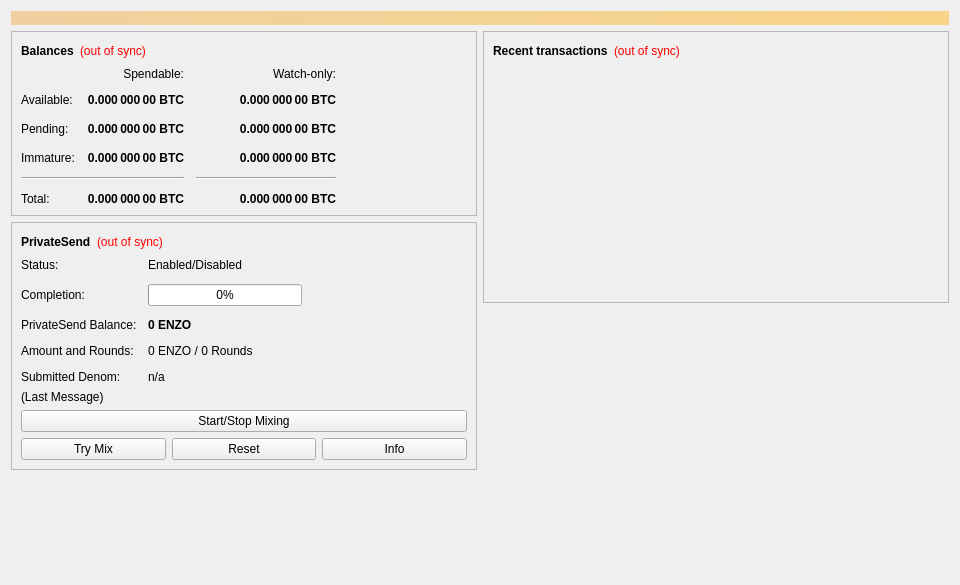
<?xml version="1.0" encoding="UTF-8"?>
<ui version="4.0">
 <class>OverviewPage</class>
 <widget class="QWidget" name="OverviewPage">
  <property name="geometry">
   <rect>
    <x>0</x>
    <y>0</y>
    <width>960</width>
    <height>585</height>
   </rect>
  </property>
  <property name="minimumSize">
   <size>
    <width>960</width>
    <height>0</height>
   </size>
  </property>
  <property name="windowTitle">
   <string>Form</string>
  </property>
  <layout class="QVBoxLayout" name="topLayout">
   <item>
    <widget class="QLabel" name="labelAlerts">
     <property name="visible">
      <bool>false</bool>
     </property>
     <property name="styleSheet">
      <string notr="true">background-color: qlineargradient(x1: 0, y1: 0, x2: 1, y2: 0, stop:0 #F0D0A0, stop:1 #F8D488); color:#000000;</string>
     </property>
     <property name="wordWrap">
      <bool>true</bool>
     </property>
     <property name="margin">
      <number>3</number>
     </property>
    </widget>
   </item>
   <item>
    <layout class="QHBoxLayout" name="horizontalLayout" stretch="1,1">
     <item>
      <layout class="QVBoxLayout" name="verticalLayout_2">
       <item>
        <widget class="QFrame" name="frame">
         <property name="frameShape">
          <enum>QFrame::StyledPanel</enum>
         </property>
         <property name="frameShadow">
          <enum>QFrame::Raised</enum>
         </property>
         <layout class="QVBoxLayout" name="verticalLayout_4">
          <item>
           <layout class="QHBoxLayout" name="horizontalLayout_4">
            <item>
             <widget class="QLabel" name="label_5">
              <property name="font">
               <font>
                <weight>75</weight>
                <bold>true</bold>
               </font>
              </property>
              <property name="text">
               <string>Balances</string>
              </property>
             </widget>
            </item>
            <item>
             <widget class="QLabel" name="labelWalletStatus">
              <property name="toolTip">
               <string>The displayed information may be out of date. Your wallet automatically synchronizes with the Zeone network after a connection is established, but this process has not completed yet.</string>
              </property>
              <property name="styleSheet">
               <string notr="true">QLabel { color: red; }</string>
              </property>
              <property name="text">
               <string notr="true">(out of sync)</string>
              </property>
              <property name="alignment">
               <set>Qt::AlignLeading|Qt::AlignLeft|Qt::AlignVCenter</set>
              </property>
             </widget>
            </item>
            <item>
             <spacer name="horizontalSpacer_3">
              <property name="orientation">
               <enum>Qt::Horizontal</enum>
              </property>
              <property name="sizeHint" stdset="0">
               <size>
                <width>40</width>
                <height>20</height>
               </size>
              </property>
             </spacer>
            </item>
           </layout>
          </item>
          <item>
           <layout class="QGridLayout" name="gridLayout">
            <property name="spacing">
             <number>12</number>
            </property>
            <item row="2" column="2">
             <widget class="QLabel" name="labelWatchPending">
              <property name="font">
               <font>
                <weight>75</weight>
                <bold>true</bold>
               </font>
              </property>
              <property name="cursor">
               <cursorShape>IBeamCursor</cursorShape>
              </property>
              <property name="toolTip">
               <string>Unconfirmed transactions to watch-only addresses</string>
              </property>
              <property name="text">
               <string notr="true">0.000 000 00 BTC</string>
              </property>
              <property name="alignment">
               <set>Qt::AlignRight|Qt::AlignTrailing|Qt::AlignVCenter</set>
              </property>
              <property name="textInteractionFlags">
               <set>Qt::LinksAccessibleByMouse|Qt::TextSelectableByKeyboard|Qt::TextSelectableByMouse</set>
              </property>
             </widget>
            </item>
            <item row="2" column="1">
             <widget class="QLabel" name="labelUnconfirmed">
              <property name="font">
               <font>
                <weight>75</weight>
                <bold>true</bold>
               </font>
              </property>
              <property name="cursor">
               <cursorShape>IBeamCursor</cursorShape>
              </property>
              <property name="toolTip">
               <string>Total of transactions that have yet to be confirmed, and do not yet count toward the spendable balance</string>
              </property>
              <property name="text">
               <string notr="true">0.000 000 00 BTC</string>
              </property>
              <property name="alignment">
               <set>Qt::AlignRight|Qt::AlignTrailing|Qt::AlignVCenter</set>
              </property>
              <property name="textInteractionFlags">
               <set>Qt::LinksAccessibleByMouse|Qt::TextSelectableByKeyboard|Qt::TextSelectableByMouse</set>
              </property>
             </widget>
            </item>
            <item row="3" column="2">
             <widget class="QLabel" name="labelWatchImmature">
              <property name="font">
               <font>
                <weight>75</weight>
                <bold>true</bold>
               </font>
              </property>
              <property name="cursor">
               <cursorShape>IBeamCursor</cursorShape>
              </property>
              <property name="toolTip">
               <string>Mined balance in watch-only addresses that has not yet matured</string>
              </property>
              <property name="text">
               <string notr="true">0.000 000 00 BTC</string>
              </property>
              <property name="alignment">
               <set>Qt::AlignRight|Qt::AlignTrailing|Qt::AlignVCenter</set>
              </property>
              <property name="textInteractionFlags">
               <set>Qt::LinksAccessibleByMouse|Qt::TextSelectableByKeyboard|Qt::TextSelectableByMouse</set>
              </property>
             </widget>
            </item>
            <item row="4" column="0" colspan="2">
             <widget class="Line" name="lineSpendableBalance">
              <property name="orientation">
               <enum>Qt::Horizontal</enum>
              </property>
             </widget>
            </item>
            <item row="4" column="2">
             <widget class="Line" name="lineWatchBalance">
              <property name="sizePolicy">
               <sizepolicy hsizetype="Preferred" vsizetype="Fixed">
                <horstretch>0</horstretch>
                <verstretch>0</verstretch>
               </sizepolicy>
              </property>
              <property name="minimumSize">
               <size>
                <width>140</width>
                <height>0</height>
               </size>
              </property>
              <property name="orientation">
               <enum>Qt::Horizontal</enum>
              </property>
             </widget>
            </item>
            <item row="5" column="0">
             <widget class="QLabel" name="labelTotalText">
              <property name="text">
               <string>Total:</string>
              </property>
             </widget>
            </item>
            <item row="3" column="1">
             <widget class="QLabel" name="labelImmature">
              <property name="font">
               <font>
                <weight>75</weight>
                <bold>true</bold>
               </font>
              </property>
              <property name="cursor">
               <cursorShape>IBeamCursor</cursorShape>
              </property>
              <property name="toolTip">
               <string>Mined balance that has not yet matured</string>
              </property>
              <property name="text">
               <string notr="true">0.000 000 00 BTC</string>
              </property>
              <property name="alignment">
               <set>Qt::AlignRight|Qt::AlignTrailing|Qt::AlignVCenter</set>
              </property>
              <property name="textInteractionFlags">
               <set>Qt::LinksAccessibleByMouse|Qt::TextSelectableByKeyboard|Qt::TextSelectableByMouse</set>
              </property>
             </widget>
            </item>
            <item row="2" column="3">
             <spacer name="horizontalSpacer_2">
              <property name="orientation">
               <enum>Qt::Horizontal</enum>
              </property>
              <property name="sizeHint" stdset="0">
               <size>
                <width>40</width>
                <height>20</height>
               </size>
              </property>
             </spacer>
            </item>
            <item row="3" column="0">
             <widget class="QLabel" name="labelImmatureText">
              <property name="text">
               <string>Immature:</string>
              </property>
             </widget>
            </item>
            <item row="5" column="1">
             <widget class="QLabel" name="labelTotal">
              <property name="font">
               <font>
                <weight>75</weight>
                <bold>true</bold>
               </font>
              </property>
              <property name="cursor">
               <cursorShape>IBeamCursor</cursorShape>
              </property>
              <property name="toolTip">
               <string>Your current total balance</string>
              </property>
              <property name="text">
               <string notr="true">0.000 000 00 BTC</string>
              </property>
              <property name="alignment">
               <set>Qt::AlignRight|Qt::AlignTrailing|Qt::AlignVCenter</set>
              </property>
              <property name="textInteractionFlags">
               <set>Qt::LinksAccessibleByMouse|Qt::TextSelectableByKeyboard|Qt::TextSelectableByMouse</set>
              </property>
             </widget>
            </item>
            <item row="5" column="2">
             <widget class="QLabel" name="labelWatchTotal">
              <property name="font">
               <font>
                <weight>75</weight>
                <bold>true</bold>
               </font>
              </property>
              <property name="cursor">
               <cursorShape>IBeamCursor</cursorShape>
              </property>
              <property name="toolTip">
               <string>Current total balance in watch-only addresses</string>
              </property>
              <property name="text">
               <string notr="true">0.000 000 00 BTC</string>
              </property>
              <property name="alignment">
               <set>Qt::AlignRight|Qt::AlignTrailing|Qt::AlignVCenter</set>
              </property>
              <property name="textInteractionFlags">
               <set>Qt::LinksAccessibleByMouse|Qt::TextSelectableByKeyboard|Qt::TextSelectableByMouse</set>
              </property>
             </widget>
            </item>
            <item row="0" column="2">
             <widget class="QLabel" name="labelWatchonly">
              <property name="text">
               <string>Watch-only:</string>
              </property>
              <property name="alignment">
               <set>Qt::AlignRight|Qt::AlignTrailing|Qt::AlignVCenter</set>
              </property>
             </widget>
            </item>
            <item row="1" column="0">
             <widget class="QLabel" name="labelBalanceText">
              <property name="text">
               <string>Available:</string>
              </property>
             </widget>
            </item>
            <item row="1" column="1">
             <widget class="QLabel" name="labelBalance">
              <property name="font">
               <font>
                <weight>75</weight>
                <bold>true</bold>
               </font>
              </property>
              <property name="cursor">
               <cursorShape>IBeamCursor</cursorShape>
              </property>
              <property name="toolTip">
               <string>Your current spendable balance</string>
              </property>
              <property name="text">
               <string notr="true">0.000 000 00 BTC</string>
              </property>
              <property name="alignment">
               <set>Qt::AlignRight|Qt::AlignTrailing|Qt::AlignVCenter</set>
              </property>
              <property name="textInteractionFlags">
               <set>Qt::LinksAccessibleByMouse|Qt::TextSelectableByKeyboard|Qt::TextSelectableByMouse</set>
              </property>
             </widget>
            </item>
            <item row="1" column="2">
             <widget class="QLabel" name="labelWatchAvailable">
              <property name="font">
               <font>
                <weight>75</weight>
                <bold>true</bold>
               </font>
              </property>
              <property name="cursor">
               <cursorShape>IBeamCursor</cursorShape>
              </property>
              <property name="toolTip">
               <string>Your current balance in watch-only addresses</string>
              </property>
              <property name="text">
               <string notr="true">0.000 000 00 BTC</string>
              </property>
              <property name="alignment">
               <set>Qt::AlignRight|Qt::AlignTrailing|Qt::AlignVCenter</set>
              </property>
              <property name="textInteractionFlags">
               <set>Qt::LinksAccessibleByMouse|Qt::TextSelectableByKeyboard|Qt::TextSelectableByMouse</set>
              </property>
             </widget>
            </item>
            <item row="2" column="0">
             <widget class="QLabel" name="labelPendingText">
              <property name="text">
               <string>Pending:</string>
              </property>
             </widget>
            </item>
            <item row="0" column="1">
             <widget class="QLabel" name="labelSpendable">
              <property name="text">
               <string>Spendable:</string>
              </property>
              <property name="alignment">
               <set>Qt::AlignRight|Qt::AlignTrailing|Qt::AlignVCenter</set>
              </property>
             </widget>
            </item>
           </layout>
          </item>
         </layout>
        </widget>
       </item>
       <item>
        <widget class="QFrame" name="framePrivateSend">
         <property name="layoutDirection">
          <enum>Qt::LeftToRight</enum>
         </property>
         <property name="frameShape">
          <enum>QFrame::StyledPanel</enum>
         </property>
         <property name="frameShadow">
          <enum>QFrame::Raised</enum>
         </property>
         <layout class="QVBoxLayout" name="VerticalLayout_PS1">
          <item>
           <layout class="QHBoxLayout" name="horizontalLayout_5">
            <item>
             <widget class="QLabel" name="labelPrivateSendHeader">
              <property name="font">
               <font>
                <weight>75</weight>
                <bold>true</bold>
               </font>
              </property>
              <property name="text">
               <string>PrivateSend</string>
              </property>
             </widget>
            </item>
            <item>
             <widget class="QLabel" name="labelPrivateSendSyncStatus">
              <property name="toolTip">
               <string>The displayed information may be out of date. Your wallet automatically synchronizes with the Zeone network after a connection is established, but this process has not completed yet.</string>
              </property>
              <property name="styleSheet">
               <string notr="true">QLabel { color: red; }</string>
              </property>
              <property name="text">
               <string notr="true">(out of sync)</string>
              </property>
              <property name="alignment">
               <set>Qt::AlignLeading|Qt::AlignLeft|Qt::AlignVCenter</set>
              </property>
             </widget>
            </item>
            <item>
             <spacer name="horizontalSpacer_4">
              <property name="orientation">
               <enum>Qt::Horizontal</enum>
              </property>
              <property name="sizeHint" stdset="0">
               <size>
                <width>40</width>
                <height>20</height>
               </size>
              </property>
             </spacer>
            </item>
           </layout>
          </item>
          <item>
           <layout class="QFormLayout" name="privateSendFormLayout">
            <property name="fieldGrowthPolicy">
             <enum>QFormLayout::AllNonFixedFieldsGrow</enum>
            </property>
            <property name="horizontalSpacing">
             <number>11</number>
            </property>
            <property name="verticalSpacing">
             <number>12</number>
            </property>
            <item row="0" column="0">
             <widget class="QLabel" name="labelPrivateSendEnabledText">
              <property name="text">
               <string>Status:</string>
              </property>
             </widget>
            </item>
            <item row="0" column="1">
             <widget class="QLabel" name="labelPrivateSendEnabled">
              <property name="text">
               <string>Enabled/Disabled</string>
              </property>
             </widget>
            </item>
            <item row="1" column="0">
             <widget class="QLabel" name="labelCompletitionText">
              <property name="text">
               <string>Completion:</string>
              </property>
             </widget>
            </item>
            <item row="1" column="1">
             <widget class="QProgressBar" name="privateSendProgress">
              <property name="maximumSize">
               <size>
                <width>154</width>
                <height>16777215</height>
               </size>
              </property>
              <property name="value">
               <number>0</number>
              </property>
             </widget>
            </item>
            <item row="2" column="0">
             <widget class="QLabel" name="labelAnonymizedText">
              <property name="text">
               <string>PrivateSend Balance:</string>
              </property>
             </widget>
            </item>
            <item row="2" column="1">
             <widget class="QLabel" name="labelAnonymized">
              <property name="font">
               <font>
                <weight>75</weight>
                <bold>true</bold>
               </font>
              </property>
              <property name="text">
               <string notr="true">0 ENZO</string>
              </property>
             </widget>
            </item>
            <item row="3" column="0">
             <widget class="QLabel" name="labelAmountAndRoundsText">
              <property name="text">
               <string>Amount and Rounds:</string>
              </property>
             </widget>
            </item>
            <item row="3" column="1">
             <widget class="QLabel" name="labelAmountRounds">
              <property name="text">
               <string>0 ENZO / 0 Rounds</string>
              </property>
             </widget>
            </item>
            <item row="4" column="0">
             <widget class="QLabel" name="labelSubmittedDenomText">
              <property name="text">
               <string>Submitted Denom:</string>
              </property>
             </widget>
            </item>
            <item row="4" column="1">
             <widget class="QLabel" name="labelSubmittedDenom">
              <property name="toolTip">
               <string>The denominations you submitted to the Masternode.&lt;br&gt;To mix, other users must submit the exact same denominations.</string>
              </property>
              <property name="text">
               <string>n/a</string>
              </property>
             </widget>
            </item>
           </layout>
          </item>
          <item>
           <layout class="QVBoxLayout" name="VerticalLayout_PS">
            <item>
             <widget class="QLabel" name="labelPrivateSendLastMessage">
              <property name="text">
               <string>(Last Message)</string>
              </property>
              <property name="alignment">
               <set>Qt::AlignLeading|Qt::AlignLeft|Qt::AlignTop</set>
              </property>
              <property name="wordWrap">
               <bool>true</bool>
              </property>
             </widget>
            </item>
            <item>
             <widget class="QPushButton" name="togglePrivateSend">
              <property name="sizePolicy">
               <sizepolicy hsizetype="MinimumExpanding" vsizetype="Fixed">
                <horstretch>0</horstretch>
                <verstretch>0</verstretch>
               </sizepolicy>
              </property>
              <property name="text">
               <string>Start/Stop Mixing</string>
              </property>
             </widget>
            </item>
            <item>
             <layout class="QHBoxLayout" name="horizontalLayout_debugbuttons">
              <item>
               <widget class="QPushButton" name="privateSendAuto">
                <property name="sizePolicy">
                 <sizepolicy hsizetype="MinimumExpanding" vsizetype="Fixed">
                  <horstretch>0</horstretch>
                  <verstretch>0</verstretch>
                 </sizepolicy>
                </property>
                <property name="toolTip">
                 <string>Try to manually submit a PrivateSend request.</string>
                </property>
                <property name="text">
                 <string>Try Mix</string>
                </property>
               </widget>
              </item>
              <item>
               <widget class="QPushButton" name="privateSendReset">
                <property name="sizePolicy">
                 <sizepolicy hsizetype="MinimumExpanding" vsizetype="Fixed">
                  <horstretch>0</horstretch>
                  <verstretch>0</verstretch>
                 </sizepolicy>
                </property>
                <property name="toolTip">
                 <string>Reset the current status of PrivateSend (can interrupt PrivateSend if it's in the process of Mixing, which can cost you money!)</string>
                </property>
                <property name="autoFillBackground">
                 <bool>false</bool>
                </property>
                <property name="text">
                 <string>Reset</string>
                </property>
               </widget>
              </item>
              <item>
               <widget class="QPushButton" name="privateSendInfo">
                <property name="sizePolicy">
                 <sizepolicy hsizetype="MinimumExpanding" vsizetype="Fixed">
                  <horstretch>0</horstretch>
                  <verstretch>0</verstretch>
                 </sizepolicy>
                </property>
                <property name="toolTip">
                 <string>Information about PrivateSend and Mixing</string>
                </property>
                <property name="text">
                 <string>Info</string>
                </property>
               </widget>
              </item>
             </layout>
            </item>
           </layout>
          </item>
         </layout>
        </widget>
       </item>
       <item>
        <spacer name="verticalSpacer">
         <property name="orientation">
          <enum>Qt::Vertical</enum>
         </property>
         <property name="sizeHint" stdset="0">
          <size>
           <width>20</width>
           <height>40</height>
          </size>
         </property>
        </spacer>
       </item>
      </layout>
     </item>
     <item>
      <layout class="QVBoxLayout" name="verticalLayout_3">
       <item>
        <widget class="QFrame" name="frame_2">
         <property name="frameShape">
          <enum>QFrame::StyledPanel</enum>
         </property>
         <property name="frameShadow">
          <enum>QFrame::Raised</enum>
         </property>
         <layout class="QVBoxLayout" name="verticalLayout">
          <item>
           <layout class="QHBoxLayout" name="horizontalLayout_2">
            <item>
             <widget class="QLabel" name="label_4">
              <property name="font">
               <font>
                <weight>75</weight>
                <bold>true</bold>
               </font>
              </property>
              <property name="text">
               <string>Recent transactions</string>
              </property>
             </widget>
            </item>
            <item>
             <widget class="QLabel" name="labelTransactionsStatus">
              <property name="toolTip">
               <string>The displayed information may be out of date. Your wallet automatically synchronizes with the Zeone network after a connection is established, but this process has not completed yet.</string>
              </property>
              <property name="styleSheet">
               <string notr="true">QLabel { color: red; }</string>
              </property>
              <property name="text">
               <string notr="true">(out of sync)</string>
              </property>
              <property name="alignment">
               <set>Qt::AlignLeading|Qt::AlignLeft|Qt::AlignVCenter</set>
              </property>
             </widget>
            </item>
            <item>
             <spacer name="horizontalSpacer">
              <property name="orientation">
               <enum>Qt::Horizontal</enum>
              </property>
              <property name="sizeHint" stdset="0">
               <size>
                <width>40</width>
                <height>20</height>
               </size>
              </property>
             </spacer>
            </item>
           </layout>
          </item>
          <item>
           <widget class="QListView" name="listTransactions">
            <property name="styleSheet">
             <string notr="true">QListView { background: transparent; }</string>
            </property>
            <property name="frameShape">
             <enum>QFrame::NoFrame</enum>
            </property>
            <property name="verticalScrollBarPolicy">
             <enum>Qt::ScrollBarAlwaysOff</enum>
            </property>
            <property name="horizontalScrollBarPolicy">
             <enum>Qt::ScrollBarAlwaysOff</enum>
            </property>
            <property name="selectionMode">
             <enum>QAbstractItemView::NoSelection</enum>
            </property>
           </widget>
          </item>
         </layout>
        </widget>
       </item>
       <item>
        <spacer name="verticalSpacer_2">
         <property name="orientation">
          <enum>Qt::Vertical</enum>
         </property>
         <property name="sizeHint" stdset="0">
          <size>
           <width>20</width>
           <height>40</height>
          </size>
         </property>
        </spacer>
       </item>
      </layout>
     </item>
    </layout>
   </item>
  </layout>
 </widget>
 <resources/>
 <connections/>
</ui>
